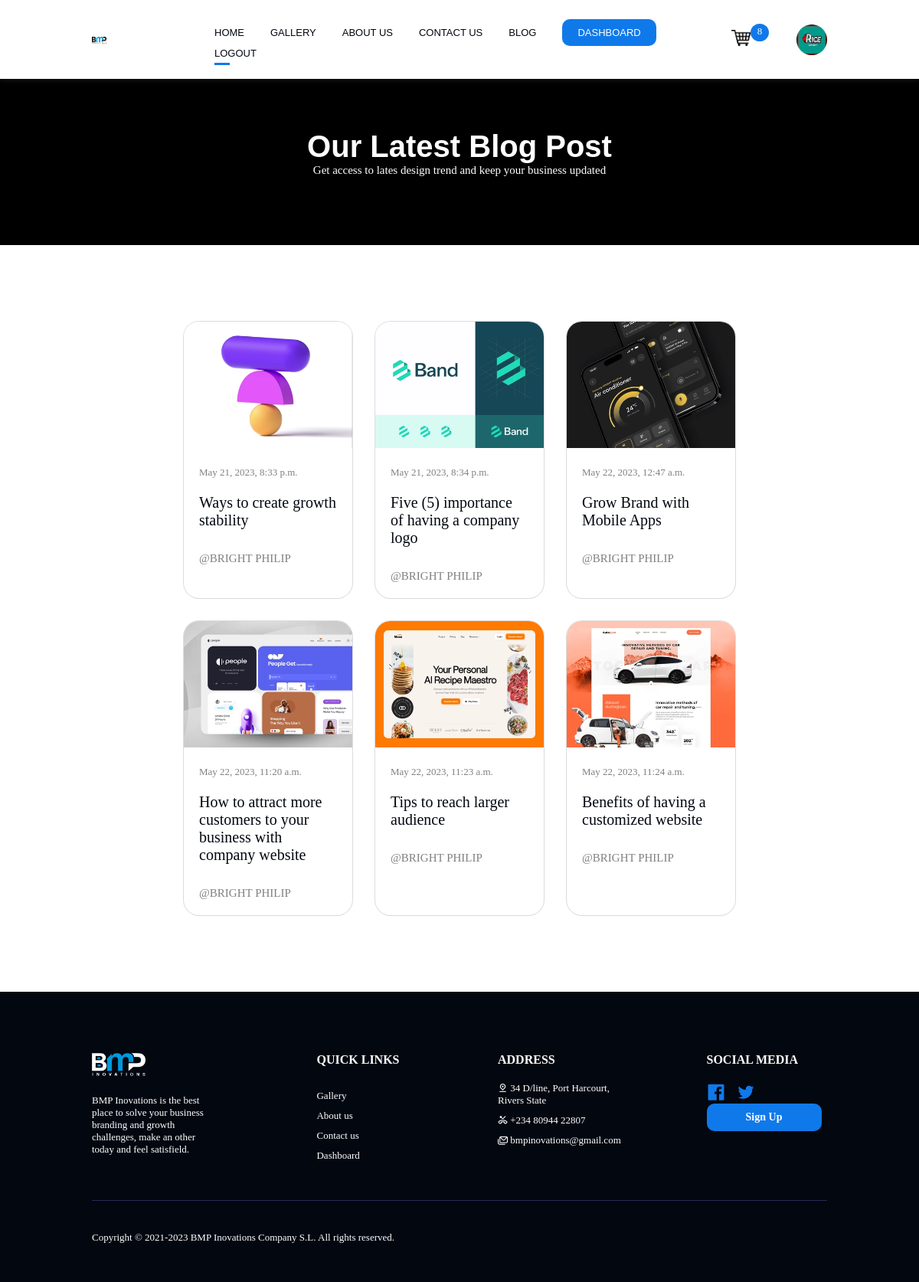
The app's page /post/ (signed in) with its own data.
### bmpapp/models.py (models this page shows, shortened)
class Order(models.Model):
    user = models.OneToOneField(User, on_delete=models.CASCADE)
    date_order = models.DateTimeField(auto_now_add=True)
    complete = models.BooleanField(default=False, null=True, blank=True)
    transaction_id = models.CharField(max_length=100, null=True, blank=True, default=None)
    @property
    def num_of_items(self):
        order_items = self.orderitem_set.all()
        quantity_total = sum([item.quantity for item in order_items])
        return quantity_total

class OrderItem(models.Model):
    product = models.ForeignKey(Product, on_delete=models.SET_NULL, null=True)
    order = models.ForeignKey(Order, on_delete=models.SET_NULL, null=True)
    quantity  = models.IntegerField(default=0, null=True, blank=True)
    date_added = models.DateTimeField(auto_now_add=True)

class Profile(models.Model):
    user = models.OneToOneField(User, on_delete=models.CASCADE) # Delete profile when user is deleted
    image = models.ImageField(default='default.png', upload_to='profile_pics')

class Post(models.Model):
    image = models.ImageField(null=True, blank=True)
    title = models.CharField(max_length=200)
    intro = models.TextField()
    body = models.TextField()
    date_added = models.DateTimeField(auto_now_add=True)
    @property
    def imageURL2(self):
        try:
            url = self.image.url
        except:
            url = ''
        return url

### bmpapp/views.py (the view)
# urls.py: path('post/', views.post, name="post"),
def post(request):
    blog_post = Post.objects.all()
    total = Post.objects.all().count()
    if request.user.is_authenticated:
        order, created = Order.objects.get_or_create(user=request.user, complete=False)
        items = order.orderitem_set.all()
    context = {'blog_post':blog_post,"total":total, 'order':order}
    return render(request, 'post.html', context)

### templates/post.html (shortened to what this page needs)
<!DOCTYPE html>
{% load static %}
<html lang="en">
    <head>
        <link rel="stylesheet" href="https://unicons.iconscout.com/release/v4.0.0/css/line.css">
        <link rel="stylesheet" href="https://cdn.jsdelivr.net/npm/bootstrap-icons@1.10.3/font/bootstrap-icons.css">
        <link rel="stylesheet" href="{% static 'CSS/styles.css'%}">
        <link rel="stylesheet" href="{% static 'CSS/blog.css'%}">
        <link rel="stylesheet" href="{% static 'query/media_gallery.css'%}">
        <link rel="stylesheet" href="{% static 'query/style_query.css'%}">
        <link rel="stylesheet" href="https://cdn.jsdelivr.net/npm/swiper@9/swiper-bundle.min.css" />
    </head>
    <body>
        {% block content %}
        <header id="header">
            <div class="header1">
                <a href="{% url 'index' %}"><img src="{% static 'images/bmp innovations.png' %}"
                        alt=""></a>
            </div>
            {% if user.is_authenticated %}
            <div class="header2">
                <ul id="sidemenu">
                    <a href="{% url 'index' %}"><li>Home</li></a>
                    <a href="{% url 'gallery' %}"><li>Gallery</li></a>
                    <a href=""><li>About Us</li></a>
                    <a href="{% url 'contact_home' %}"><li>Contact Us</li></a>
                    <a href="{% url 'post' %}"><li>Blog</li></a>
                    <a href="{% url 'dashboard' %}"><li class="register">Dashboard</li></a>
                    <a href="{% url 'signout'%}"><li class="login">LOGOUT</li></a>
                </ul>
                <div class="header3">
                    <a href="{% url 'dashboard' %}"><img src="{% static 'images/cart logo.png' %}" alt=""></a>
                    <a href=""><p id="num_of_items" style="font-size: 13px;">{{order.num_of_items}}</p></a>
                </div>
                <a href="{% url 'profile' %}"><img src="{{user.profile.image.url}}" alt="" class="avatar"></a>
            </div>
            {% endif %}
        </header>
        <section id="gallery_page1">
            <div class="gallery_desc1">
                <h2>Our Latest Blog Post </h2>
                <p>
                    Get access to lates design trend and keep your business updated
                </p>
            </div>
        </section>
        <section id="blog-flex">
            <div class="blog-flex">
                {% for post in blog_post %}
                <a href="{% url 'post_details' post.id %}">
                    <div class="single-post">
                        <img src="{{post.imageURL2}}" alt="">
                        <div class="post_desc">
                            <p>{{post.date_added}}</p>
                            <h1>{{post.title}}</h1>
                            <span>@{{user.first_name}}</span>
                        </div>
                    </div>
                </a>
                {% endfor %}
            </div>
        </section>
        <footer>
            <div class="footer">
                <div class="footer_image">
                    <img src="/static/images/bmp innovationsz.png" alt="">
                    <span>
                        BMP Inovations is the best place to solve your
                        business branding
                        and growth challenges, make an other today and feel
                        satisfield.
                    </span>
                </div>
                <div class="quick_links">
                    <h4>QUICK LINKS</h4>
                    <a href="{% url 'gallery' %}"><span>Gallery</span></a>
                    <a href="{% url 'gallery' %}"><span>About us</span></a>
                    <a href="{% url 'contact' %}"><span>Contact us</span></a>
                    <a href="{% url 'dashboard' %}"><span>Dashboard</span></a>
                </div>
                <div class="address">
                    <h4>ADDRESS</h4>
                    <span><i class="uil uil-location-pin-alt"></i> 34 D/line, Port Harcourt, Rivers State</span>
                    <span><i class="uil uil-missed-call"></i> +234 80944 22807</span>
                    <span><i class="uil uil-envelopes"></i> bmpinovations@gmail.com</span>
                </div>
                <div class="social">
                    <h4>SOCIAL MEDIA</h4>
                    <a href="https://www.facebook.com/profile.php?id=100083208818538">
                        <i class="uil uil-facebook"></i>
                    </a>
                    <a href="https://twitter.com/BmpInovation?t=a_Rkq0vAmB4UUqI4cw67CA&s=09">
                        <i class="uil uil-twitter"></i>
                    </a>
                    <a href="{% url 'register' %}">
                        <button >Sign Up</button>
                    </a>
                </div>
            </div>
            <hr style="height:1px;border-width:0;color:rgb(42, 42,
                80);background-color:rgb(42, 42, 80); margin-bottom:40px;">
            <span class="copy">Copyright © 2021-2023 BMP Inovations Company
                S.L. All rights reserved.</span>
        </footer>
        {% endblock %}
    </body>
</html>

### static/css/styles.css (style rules this page uses)
* { margin: 0; padding: 0; font-family: Poppins; box-sizing: border-box; text-decoration: none; }
:root { --primary-color: rgb(255, 255, 255); --secondary-color: #020710; --textiary-color: #1079e9; --background-new-colorbackground-image: linear-gradient(80deg, rgb(240, 254, 255), rgb(254, 254, 254), rgb(254, 254, 254), rgb(255, 234, 255) rgb(240, 254, 255)); --padding-sides: 10px 10%; --main-space: 30px 12%; }
body { background-image: var(--background-new-colorbackground-image); }
#header { display: grid; grid-template-columns: 2fr 800px; padding: 25px 10%; position: fixed; z-index: 2; background-color: var(--primary-color); width: 100%; box-shadow: rgba(99, 99, 99, 0.2) 0px 2px 8px 0px; align-items: center; }
.header1 img { width: 12%; cursor: pointer; }
.header2 { display: flex; align-items: center; gap: 10px; }
.header2 img { width: 25px; cursor: pointer; }
.header3 { position: relative; }
#num_of_items { position: absolute; background-color: var(--textiary-color); bottom: 10px; left: 25px; padding: 2px 6px; border-radius: 50%; font-size: 12px; color: var(--primary-color); height: 23px; width: 24px; display: flex; justify-content: center; }
#sidemenu { padding: 0; margin: 0; }
img.avatar { margin-left: 50px; vertical-align: middle; width: 40px; height: 40px; border-radius: 50%; }
.header2 ul li { display: inline-block; justify-content: space-between; margin-right: 30px; font-size: 13px; font-weight: 500; font-family: "Space Grotesk", Sans-serif; cursor: pointer; text-transform: uppercase; color: var(--secondary-color); }
.login { position: relative; cursor: pointer; }
.login::after { content: ""; height: 3px; width: 20px; background-color: var(--textiary-color); position: absolute; left: 0; bottom: -8px; }
.header2 ul li.register { background-color: var(--textiary-color); color: var(--primary-color); padding: 10px 20px; border-radius: 10px; cursor: pointer; }
.p-images h4, p { padding: 30px; }
footer { background-color: #020710; color: white; padding: 50px 10%; padding-top: 80px; }
.footer { display: grid; grid-template-columns: 1fr 1fr 1fr 1fr; grid-gap: 100px; justify-items: center; justify-content: center; margin: auto; align-content: center; margin-bottom: 50px; }
.footer_image img { width: 70px; }
.footer_image span { display: block; font-size: 13px; font-weight: 300; color: white; padding-top: 20px; }
.quick_links h4 { padding-bottom: 20px; }
.quick_links a { text-decoration: none; color: white; display: block; font-size: 13px; padding-top: 10px; }
.address h4 { padding-bottom: 20px; }
.address span { font-size: 13px; display: block; padding-bottom: 10px; }
.social h4 { padding-bottom: 20px; }
.social i { font-size: 25px; margin-right: 10px; color: #1079e9; cursor: pointer; }
.social button { display: block; background-color: #1079e9; color: white; border: none; width: 150px; padding: 10px 30px; font-size: 14px; font-weight: bold; cursor: pointer; border-radius: 10px; }
.copy { display: block; margin-top: 30px; font-size: 13px; }

### static/query/media_gallery.css (style rules this page uses)
* { margin: 0; padding: 0; font-family: Poppins; box-sizing: border-box; text-decoration: none; }
:root { --primary-color: rgb(255, 255, 255); --secondary-color: #020710; --textiary-color: #1079e9; --background-new-colorbackground-image: linear-gradient( 80deg, rgb(240, 254, 255), rgb(254, 254, 254), rgb(254, 254, 254), rgb(255, 234, 255) rgb(240, 254, 255) ); --padding-sides: 10px 10%; --main-space: 30px 12%; }

### static/query/style_query.css (style rules this page uses)
* { margin: 0; padding: 0; font-family: Poppins; box-sizing: border-box; text-decoration: none; }
:root { --primary-color: rgb(255, 255, 255); --secondary-color: #020710; --textiary-color: #1079e9; --background-new-colorbackground-image: linear-gradient( 80deg, rgb(240, 254, 255), rgb(254, 254, 254), rgb(254, 254, 254), rgb(255, 234, 255) rgb(240, 254, 255) ); --padding-sides: 10px 10%; --main-space: 30px 12%; }

### records on screen
Order: num_of_items "8"
Post: imageURL2 (picture), date_added "May 21, 2023, 8:33 p.m.", title "Ways to create growth stability"
Post: imageURL2 (picture), date_added "May 21, 2023, 8:34 p.m.", title "Five (5) importance of having a company logo"
Post: imageURL2 (picture), date_added "May 22, 2023, 12:47 a.m.", title "Grow Brand with Mobile Apps"
Post: imageURL2 (picture), date_added "May 22, 2023, 11:20 a.m.", title "How to attract more customers to your business with company website"
Post: imageURL2 (picture), date_added "May 22, 2023, 11:23 a.m.", title "Tips to reach larger audience"
Post: imageURL2 (picture), date_added "May 22, 2023, 11:24 a.m.", title "Benefits of having a customized website"

### other values on screen
{{ user.first_name }} "BRIGHT PHILIP"
